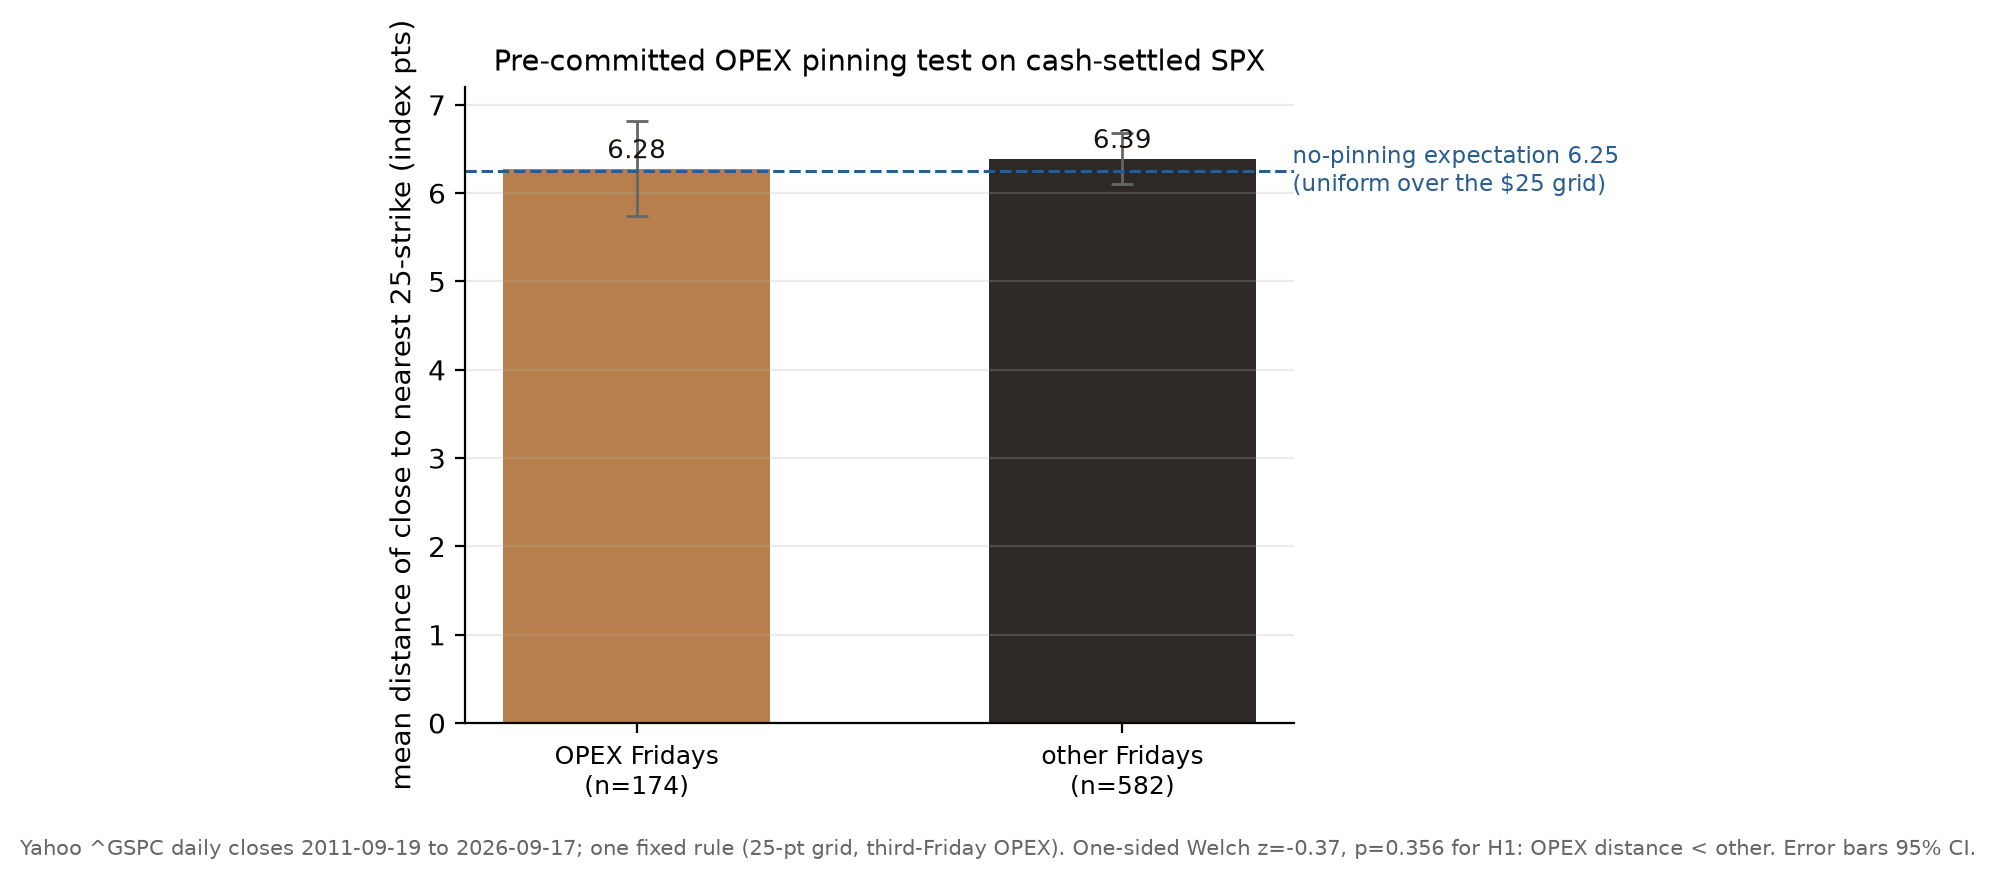

Write Python code to recreate this figure.
"""
Figure - pre-committed OPEX pinning test on free SPX daily closes.

The classic pinning result (Ni, Pearson & Poteshman 2005) is a SINGLE-STOCK,
physically-settled phenomenon: on expiration Fridays the underlying is pulled
toward the strike with the most open interest. SPX is cash-settled and cannot
be held, so the mechanism is far weaker or absent. This figure asks the
question honestly of the free data, with ONE rule fixed in advance - no grid
search, no threshold tuning.

Pre-committed design (frozen before the data were examined):
  - data: SPX daily closes (data/spx_daily.csv, Yahoo ^GSPC, 2011-2026);
  - grid: SPX listed-strike grid, multiples of 25 index points;
  - pinning distance d(t) = | close(t) - 25 * round(close(t)/25) |, in index
    points, bounded in [0, 12.5]; under NO pinning d is ~Uniform(0, 12.5) with
    expected value 6.25;
  - groups: monthly-OPEX Fridays (the third Friday of the month: a Friday whose
    day-of-month is 15-21) vs. all OTHER Fridays (the control);
  - directional hypothesis (sign committed in advance): if index pinning is
    real, mean d is LOWER on OPEX Fridays than on other Fridays;
  - test: Welch two-sample z on the means, one-sided (H1: OPEX < other);
    normal-approx p-value via math.erf. Report the number whatever it shows.

Reproducible:
    python fig_pinning_test.py     # numpy, matplotlib; stdlib csv/math/datetime
"""
import os, csv, math, datetime as dt
import numpy as np
import matplotlib
matplotlib.use("Agg")
import matplotlib.pyplot as plt

HERE = os.path.dirname(os.path.abspath(__file__))
DATA = os.path.join(HERE, "data")
GRID = 25.0                       # SPX round-strike spacing, fixed in advance
HALF = GRID / 2.0                 # 12.5: max distance, mean under no pinning


def read_csv(name):
    dates, close = [], []
    with open(os.path.join(DATA, name)) as f:
        for row in csv.DictReader(f):
            dates.append(row["date"]); close.append(float(row["close"]))
    return dates, np.array(close)


def norm_cdf(x):
    return 0.5 * (1.0 + math.erf(x / math.sqrt(2.0)))


sd, sc = read_csv("spx_daily.csv")
is_fri, is_opex = [], []
for s in sd:
    d = dt.date.fromisoformat(s)
    fri = d.weekday() == 4
    is_fri.append(fri)
    is_opex.append(fri and 15 <= d.day <= 21)     # third Friday of the month
is_fri = np.array(is_fri); is_opex = np.array(is_opex)

dist = np.abs(sc - GRID * np.round(sc / GRID))     # index points, [0, 12.5]
opex = dist[is_opex]
other = dist[is_fri & ~is_opex]

n1, n2 = len(opex), len(other)
m1, m2 = opex.mean(), other.mean()
s1, s2 = opex.std(ddof=1), other.std(ddof=1)
se1, se2 = s1 / math.sqrt(n1), s2 / math.sqrt(n2)
diff = m1 - m2
se_diff = math.sqrt(se1 ** 2 + se2 ** 2)
z = diff / se_diff
p_one = norm_cdf(z)               # one-sided: P(OPEX mean < other mean)

fig, ax = plt.subplots(figsize=(6.4, 4.1))
labels = [f"OPEX Fridays\n(n={n1})", f"other Fridays\n(n={n2})"]
means = [m1, m2]
errs = [1.96 * se1, 1.96 * se2]
colors = ["#b0713a", "#17120e"]
ax.bar([0, 1], means, 0.55, color=colors, alpha=0.9,
       yerr=errs, capsize=4, error_kw=dict(lw=1.0, ecolor="#666"))
ax.axhline(HALF / 2, color="#2a5d8f", lw=1.1, ls="--")
ax.annotate("no-pinning expectation 6.25\n(uniform over the $25 grid)",
            xy=(1.35, HALF / 2), fontsize=8.2, color="#2a5d8f", va="center")
for xi, mv in zip([0, 1], means):
    ax.text(xi, mv + 0.12, f"{mv:.2f}", ha="center", fontsize=9.5, color="#17120e")
ax.set_xticks([0, 1]); ax.set_xticklabels(labels, fontsize=9)
ax.set_ylabel("mean distance of close to nearest 25-strike (index pts)")
ax.set_ylim(0, 7.2)
ax.set_title("Pre-committed OPEX pinning test on cash-settled SPX", fontsize=10.4)
for s_ in ("top", "right"):
    ax.spines[s_].set_visible(False)
ax.grid(True, axis="y", alpha=0.25)
fig.text(0.5, -0.02,
         f"Yahoo ^GSPC daily closes {sd[0]} to {sd[-1]}; one fixed rule (25-pt "
         f"grid, third-Friday OPEX). One-sided Welch z={z:+.2f}, p={p_one:.3f} "
         f"for H1: OPEX distance < other. Error bars 95% CI.",
         ha="center", fontsize=7.6, color="#666")
plt.tight_layout()
OUT = os.path.join(HERE, "fig_pinning_test.png")
fig.savefig(OUT, dpi=200, bbox_inches="tight")
print("wrote", OUT)
print(f"span={sd[0]}..{sd[-1]} n_fridays={int(is_fri.sum())} "
      f"n_opex={n1} n_other={n2}")
print(f"mean_dist_opex={m1:.3f}  mean_dist_other={m2:.3f}  "
      f"no_pin_expectation={HALF/2:.3f}")
print(f"median_opex={np.median(opex):.3f}  median_other={np.median(other):.3f}")
print(f"diff(opex-other)={diff:+.3f}  se_diff={se_diff:.3f}  "
      f"z={z:+.3f}  p_one_sided(OPEX<other)={p_one:.4f}")
